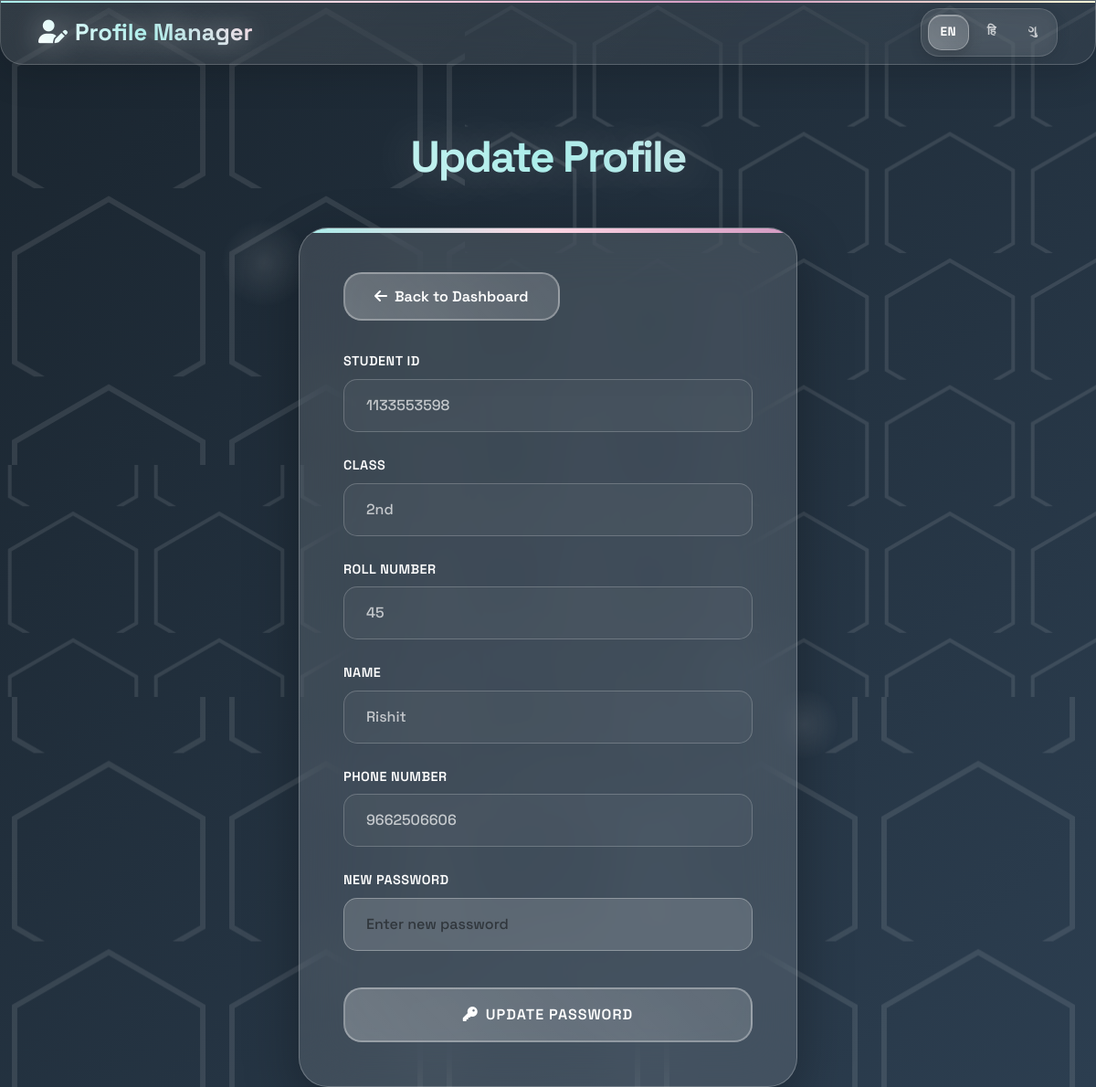
The app's page /profile (signed in) with its own data.
### tables this page shows
CREATE TABLE Students (
            StudentID INTEGER PRIMARY KEY,
            Name TEXT NOT NULL,
            RollNumber INTEGER NOT NULL,
            DOB TEXT,
            Class TEXT NOT NULL,
            Gender TEXT NOT NULL,
            Phone INTEGER,
            Teacher TEXT NOT NULL,
            TeacherID INTEGER,
            Password TEXT NOT NULL, School TEXT,
            FOREIGN KEY (TeacherID) REFERENCES ClassTeachers(TeacherID)
        );

### app.py (the view)
@app.route('/profile')
def profile():
    if not session.get("logged_in") or session.get("role") != "student":
        return redirect(url_for("first"))
    user_id = session.get("user_id")
    conn = sqlite3.connect(db_path)
    cursor = conn.cursor()
    cursor.execute("SELECT Name, StudentID, Class, RollNumber, Phone FROM Students WHERE StudentID = ?", (user_id,))
    row = cursor.fetchone()
    conn.close()
    if row:
        student_data = {
            "name": row[0],
            "id": row[1],
            "class": row[2],
            "roll": row[3],
            "phone": row[4]
        }
    return render_template("profile.html", student=student_data)

### app.py (called while the page is built)
def get_text(key, lang='en'):
    return translations.get(lang, {}).get(key, translations['en'].get(key, key))

@app.context_processor
def inject_language():
    lang = session.get('language', 'en')
    return dict(get_text=lambda key: get_text(key, lang), current_lang=lang)

### templates/profile.html (shortened to what this page needs)
<!DOCTYPE html>
<html lang="en">
<head>
  <link href="https://cdn.jsdelivr.net/npm/bootstrap@5.3.3/dist/css/bootstrap.min.css" rel="stylesheet">
  <link href="https://cdnjs.cloudflare.com/ajax/libs/font-awesome/6.4.0/css/all.min.css" rel="stylesheet">
</head>
<body>
  <div class="orbs">
    <div class="orb"></div>
    <div class="orb"></div>
    <div class="orb"></div>
  </div>
  <nav class="navbar navbar-expand-lg fixed-top">
    <div class="container">
      <a class="navbar-brand" href="#">
        <i class="fas fa-user-edit me-2"></i><span class="d-none d-sm-inline">{{ get_text('profile_manager') }}</span><span class="d-sm-none">Profile</span>
      </a>
      <div class="collapse navbar-collapse" id="navbarNav">
        <div class="navbar-nav ms-auto d-flex align-items-lg-center">
          <div class="language-switcher mt-3 mt-lg-0">
            <a href="{{ url_for('set_language', lang='en') }}" class="lang-btn {% if current_lang == 'en' %}active{% endif %}">EN</a>
            <a href="{{ url_for('set_language', lang='hi') }}" class="lang-btn {% if current_lang == 'hi' %}active{% endif %}">हि</a>
            <a href="{{ url_for('set_language', lang='gu') }}" class="lang-btn {% if current_lang == 'gu' %}active{% endif %}">ગુ</a>
          </div>
        </div>
      </div>
    </div>
  </nav>
  <div class="container mt-5 pt-4">
    <h1 class="hero-title">{{ get_text('update_profile') }}</h1>
    <div class="row justify-content-center">
      <div class="col-lg-6 col-md-8">
        <div class="profile-card">
          <a href="{{ url_for('student') }}" class="btn-back">
            <i class="fas fa-arrow-left me-2"></i>{{ get_text('back_to_dashboard') }}
          </a>
          <form id="profileForm">
            <div class="mb-3">
              <label class="form-label">{{ get_text('student_id') }}</label>
              <input type="text" class="form-control readonly-field" value="{{ student.id }}" readonly>
            </div>
            <div class="mb-3">
              <label class="form-label">{{ get_text('class') }}</label>
              <input type="text" class="form-control readonly-field" value="{{ student.class }}" readonly>
            </div>
            <div class="mb-3">
              <label class="form-label">{{ get_text('roll_number') }}</label>
              <input type="text" class="form-control readonly-field" value="{{ student.roll }}" readonly>
            </div>
            <div class="mb-3">
              <label class="form-label">{{ get_text('name') }}</label>
              <input type="text" class="form-control readonly-field" value="{{ student.name }}" readonly>
            </div>
            <div class="mb-3">
              <label class="form-label">{{ get_text('phone_number') }}</label>
              <input type="tel" class="form-control readonly-field" value="{{ student.phone }}" readonly>
            </div>
            <div class="mb-3">
              <label class="form-label">{{ get_text('new_password') }}</label>
              <input type="password" name="password" class="form-control" placeholder="{{ get_text('enter_new_password') }}">
            </div>
            <button type="submit" class="btn-update">
              <i class="fas fa-key me-2"></i>{{ get_text('update_password') }}
            </button>
          </form>
        </div>
      </div>
    </div>
  </div>
</body>
</html>

### records on screen
Students: id "1133553598", class "2nd", name "Rishit", phone "9662506606"

### other values on screen
{{ get_text('profile_manager') }} "Profile Manager"
{{ get_text('update_profile') }} "Update Profile"
{{ get_text('back_to_dashboard') }} "Back to Dashboard"
{{ get_text('student_id') }} "STUDENT ID"
{{ get_text('class') }} "CLASS"
{{ get_text('roll_number') }} "ROLL NUMBER"
{{ get_text('name') }} "NAME"
{{ get_text('phone_number') }} "PHONE NUMBER"
{{ get_text('new_password') }} "NEW PASSWORD"
{{ get_text('update_password') }} "UPDATE PASSWORD"
